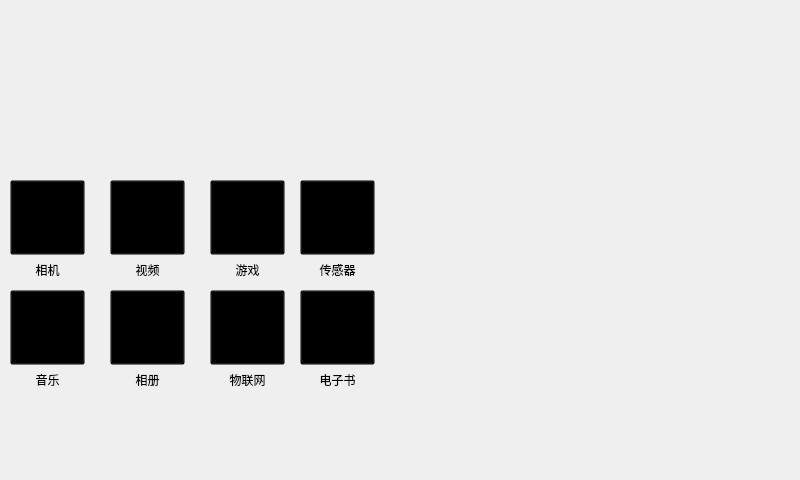
<?xml version="1.0" encoding="UTF-8"?>
<ui version="4.0">
 <class>Widget</class>
 <widget class="QWidget" name="Widget">
  <property name="geometry">
   <rect>
    <x>0</x>
    <y>0</y>
    <width>800</width>
    <height>480</height>
   </rect>
  </property>
  <property name="windowTitle">
   <string>Widget</string>
  </property>
  <widget class="QWidget" name="layoutWidget">
   <property name="geometry">
    <rect>
     <x>110</x>
     <y>180</y>
     <width>77</width>
     <height>101</height>
    </rect>
   </property>
   <layout class="QVBoxLayout" name="verticalLayout_2">
    <item>
     <widget class="QPushButton" name="videos">
      <property name="minimumSize">
       <size>
        <width>75</width>
        <height>75</height>
       </size>
      </property>
      <property name="maximumSize">
       <size>
        <width>75</width>
        <height>75</height>
       </size>
      </property>
      <property name="styleSheet">
       <string notr="true">background-image: url(:/images/videos.png);
  background-repeat: no-repeat;
  background-position: center;

background-color: rgba(0,0,0,0);</string>
      </property>
      <property name="text">
       <string/>
      </property>
     </widget>
    </item>
    <item>
     <widget class="QLabel" name="label_2">
      <property name="minimumSize">
       <size>
        <width>75</width>
        <height>18</height>
       </size>
      </property>
      <property name="maximumSize">
       <size>
        <width>75</width>
        <height>18</height>
       </size>
      </property>
      <property name="text">
       <string>视频</string>
      </property>
      <property name="alignment">
       <set>Qt::AlignCenter</set>
      </property>
     </widget>
    </item>
   </layout>
  </widget>
  <widget class="QWidget" name="layoutWidget_3">
   <property name="geometry">
    <rect>
     <x>10</x>
     <y>290</y>
     <width>77</width>
     <height>101</height>
    </rect>
   </property>
   <layout class="QVBoxLayout" name="verticalLayout_4">
    <item>
     <widget class="QPushButton" name="music">
      <property name="minimumSize">
       <size>
        <width>75</width>
        <height>75</height>
       </size>
      </property>
      <property name="maximumSize">
       <size>
        <width>75</width>
        <height>75</height>
       </size>
      </property>
      <property name="styleSheet">
       <string notr="true">background-image: url(:/images/music.png);
  background-repeat: no-repeat;
  background-position: center;

background-color: rgba(0,0,0,0);</string>
      </property>
      <property name="text">
       <string/>
      </property>
     </widget>
    </item>
    <item>
     <widget class="QLabel" name="label_4">
      <property name="minimumSize">
       <size>
        <width>75</width>
        <height>18</height>
       </size>
      </property>
      <property name="maximumSize">
       <size>
        <width>75</width>
        <height>18</height>
       </size>
      </property>
      <property name="text">
       <string>音乐</string>
      </property>
      <property name="alignment">
       <set>Qt::AlignCenter</set>
      </property>
     </widget>
    </item>
   </layout>
  </widget>
  <widget class="QWidget" name="layoutWidget_4">
   <property name="geometry">
    <rect>
     <x>110</x>
     <y>290</y>
     <width>77</width>
     <height>101</height>
    </rect>
   </property>
   <layout class="QVBoxLayout" name="verticalLayout_5">
    <item>
     <widget class="QPushButton" name="photos">
      <property name="minimumSize">
       <size>
        <width>75</width>
        <height>75</height>
       </size>
      </property>
      <property name="maximumSize">
       <size>
        <width>75</width>
        <height>75</height>
       </size>
      </property>
      <property name="styleSheet">
       <string notr="true">background-image: url(:/images/photos.png);
  background-repeat: no-repeat;
  background-position: center;

background-color: rgba(0,0,0,0);</string>
      </property>
      <property name="text">
       <string/>
      </property>
     </widget>
    </item>
    <item>
     <widget class="QLabel" name="label_5">
      <property name="minimumSize">
       <size>
        <width>75</width>
        <height>18</height>
       </size>
      </property>
      <property name="maximumSize">
       <size>
        <width>75</width>
        <height>18</height>
       </size>
      </property>
      <property name="text">
       <string>相册</string>
      </property>
      <property name="alignment">
       <set>Qt::AlignCenter</set>
      </property>
     </widget>
    </item>
   </layout>
  </widget>
  <widget class="QWidget" name="layoutWidget_5">
   <property name="geometry">
    <rect>
     <x>210</x>
     <y>290</y>
     <width>77</width>
     <height>101</height>
    </rect>
   </property>
   <layout class="QVBoxLayout" name="verticalLayout_6">
    <item>
     <widget class="QPushButton" name="mqtt">
      <property name="minimumSize">
       <size>
        <width>75</width>
        <height>75</height>
       </size>
      </property>
      <property name="maximumSize">
       <size>
        <width>75</width>
        <height>75</height>
       </size>
      </property>
      <property name="styleSheet">
       <string notr="true">background-image: url(:/images/MQTT.png);
  background-repeat: no-repeat;
  background-position: center;

background-color: rgba(0,0,0,0);</string>
      </property>
      <property name="text">
       <string/>
      </property>
     </widget>
    </item>
    <item>
     <widget class="QLabel" name="label_6">
      <property name="minimumSize">
       <size>
        <width>75</width>
        <height>18</height>
       </size>
      </property>
      <property name="maximumSize">
       <size>
        <width>75</width>
        <height>18</height>
       </size>
      </property>
      <property name="text">
       <string>物联网</string>
      </property>
      <property name="alignment">
       <set>Qt::AlignCenter</set>
      </property>
     </widget>
    </item>
   </layout>
  </widget>
  <widget class="QWidget" name="layoutWidget">
   <property name="geometry">
    <rect>
     <x>10</x>
     <y>180</y>
     <width>77</width>
     <height>101</height>
    </rect>
   </property>
   <layout class="QVBoxLayout" name="verticalLayout">
    <item>
     <widget class="QPushButton" name="camera">
      <property name="minimumSize">
       <size>
        <width>75</width>
        <height>75</height>
       </size>
      </property>
      <property name="maximumSize">
       <size>
        <width>75</width>
        <height>75</height>
       </size>
      </property>
      <property name="styleSheet">
       <string notr="true">background-image: url(:/images/camera.png);
  background-repeat: no-repeat;
  background-position: center;

background-color: rgba(0,0,0,0);</string>
      </property>
      <property name="text">
       <string/>
      </property>
     </widget>
    </item>
    <item>
     <widget class="QLabel" name="label">
      <property name="minimumSize">
       <size>
        <width>75</width>
        <height>18</height>
       </size>
      </property>
      <property name="maximumSize">
       <size>
        <width>75</width>
        <height>18</height>
       </size>
      </property>
      <property name="text">
       <string>相机</string>
      </property>
      <property name="alignment">
       <set>Qt::AlignCenter</set>
      </property>
     </widget>
    </item>
   </layout>
  </widget>
  <widget class="QWidget" name="layoutWidget_6">
   <property name="geometry">
    <rect>
     <x>210</x>
     <y>180</y>
     <width>77</width>
     <height>101</height>
    </rect>
   </property>
   <layout class="QVBoxLayout" name="verticalLayout_7">
    <item>
     <widget class="QPushButton" name="games">
      <property name="minimumSize">
       <size>
        <width>75</width>
        <height>75</height>
       </size>
      </property>
      <property name="maximumSize">
       <size>
        <width>75</width>
        <height>75</height>
       </size>
      </property>
      <property name="styleSheet">
       <string notr="true">background-image: url(:/images/games.png);
  background-repeat: no-repeat;
  background-position: center;

background-color: rgba(0,0,0,0);</string>
      </property>
      <property name="text">
       <string/>
      </property>
     </widget>
    </item>
    <item>
     <widget class="QLabel" name="label_7">
      <property name="minimumSize">
       <size>
        <width>75</width>
        <height>18</height>
       </size>
      </property>
      <property name="maximumSize">
       <size>
        <width>75</width>
        <height>18</height>
       </size>
      </property>
      <property name="text">
       <string>游戏</string>
      </property>
      <property name="alignment">
       <set>Qt::AlignCenter</set>
      </property>
     </widget>
    </item>
   </layout>
  </widget>
  <widget class="QWidget" name="layoutWidget_7">
   <property name="geometry">
    <rect>
     <x>300</x>
     <y>180</y>
     <width>77</width>
     <height>101</height>
    </rect>
   </property>
   <layout class="QVBoxLayout" name="verticalLayout_8">
    <item>
     <widget class="QPushButton" name="sensor">
      <property name="minimumSize">
       <size>
        <width>75</width>
        <height>75</height>
       </size>
      </property>
      <property name="maximumSize">
       <size>
        <width>75</width>
        <height>75</height>
       </size>
      </property>
      <property name="styleSheet">
       <string notr="true">background-image: url(:/images/sensor.png);
  background-repeat: no-repeat;
  background-position: center;

background-color: rgba(0,0,0,0);</string>
      </property>
      <property name="text">
       <string/>
      </property>
     </widget>
    </item>
    <item>
     <widget class="QLabel" name="label_8">
      <property name="minimumSize">
       <size>
        <width>75</width>
        <height>18</height>
       </size>
      </property>
      <property name="maximumSize">
       <size>
        <width>75</width>
        <height>18</height>
       </size>
      </property>
      <property name="text">
       <string>传感器</string>
      </property>
      <property name="alignment">
       <set>Qt::AlignCenter</set>
      </property>
     </widget>
    </item>
   </layout>
  </widget>
  <widget class="QWidget" name="layoutWidget_8">
   <property name="geometry">
    <rect>
     <x>300</x>
     <y>290</y>
     <width>77</width>
     <height>101</height>
    </rect>
   </property>
   <layout class="QVBoxLayout" name="verticalLayout_9">
    <item>
     <widget class="QPushButton" name="book">
      <property name="minimumSize">
       <size>
        <width>75</width>
        <height>75</height>
       </size>
      </property>
      <property name="maximumSize">
       <size>
        <width>75</width>
        <height>75</height>
       </size>
      </property>
      <property name="styleSheet">
       <string notr="true">background-image: url(:/images/book.png);
  background-repeat: no-repeat;
  background-position: center;

background-color: rgba(0,0,0,0);</string>
      </property>
      <property name="text">
       <string/>
      </property>
     </widget>
    </item>
    <item>
     <widget class="QLabel" name="label_9">
      <property name="minimumSize">
       <size>
        <width>75</width>
        <height>18</height>
       </size>
      </property>
      <property name="maximumSize">
       <size>
        <width>75</width>
        <height>18</height>
       </size>
      </property>
      <property name="text">
       <string>电子书</string>
      </property>
      <property name="alignment">
       <set>Qt::AlignCenter</set>
      </property>
     </widget>
    </item>
   </layout>
  </widget>
 </widget>
 <resources/>
 <connections/>
</ui>
